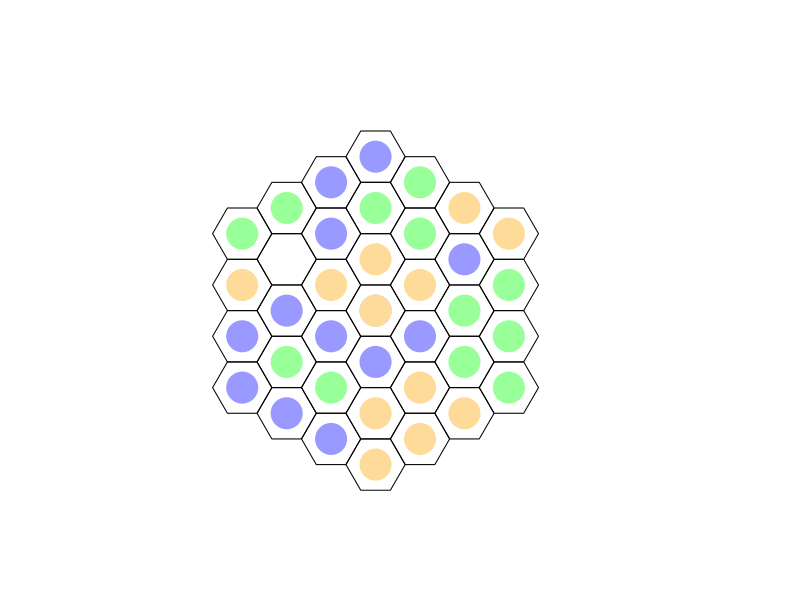

Generate this figure with R:
###################################
## TRI HEX GAME (tentative title)
####

# HEXFLEX
# TRIGON

## CONTENTS
'
 12 orange stones
 12 green stones
 12 blue stones
 37 space hex game board (tentative size)
 opaque drawstring bag
'

## OBJECTIVE
'
 Create groups of three stones of the same color in the orientation 
 unique to that color. Each group of three is worth one point.
'
# any group of 3+ continuous green stones
# any group of 4+ continuous orange stones
# any group of 5+ continuous blue stones

## GAMEPLAY
'
 All stones are placed in the drawstring bag.
 Each player takes turns randomly drawing a stone from the bag and placing it 
 on the hex board.
'

## BASIC MOTION
'
 orange stones push blue stones one space in a linear path.
 blue stones push green stones one space in a linear path.
 green stones push orange stones one space in a linear path.
'

## COMBOS
# If a orange stone pushes a blue stone into a space adjacent to a green stone,
#   the green stone is also pushed one space by the blue stone. If the pushed
#   green stone is adjacent to a orange stone, the orange stone is subsequently
#   pushed one space by the green stone. As so on and so forth. The reaction 
#   will continue until no other stones can be pushed.
#     X X X X X         X X G X X       X X X X X 
#     X B X G X         X B X X X       O X B X G 
#     X X X X X   -->   X X B X X   OR  X X X X X 
#     X X B X X         X X X X X       X X B X X 
#     X X X X X         X X O X X       X X X X X 

## RESTRICTIONS
'
 N/A for now
'

## EDGE EFFECTS
'
 N/A for now
'

## GAME PLAY METRICS
'
 05/30/22: initial observations
    - orange configuration is more likely to occur by random placement, no pushing or replacement
 06/03/2022: change game mechanics
    - no illegal positions
    - no pushing off board
    - no Newton cradle pushing effect
    - objective change to groups of 3+, 4+, and 5+ for green, orange, blue, respectively in any orientation
'
#############################################################################
## GAME BUILDING
##

require(pracma)
require(sp)
require(zoo)


## CREATE BOARD
#
#     O O O O
#    O O O O O
#   O O O O O O
#  O O O O O O O
#   O O O O O O
#    O O O O O
#     O O O O
#
'
 37 spaces, hexagons in the shape of a hexagon
 
'

createBoard <- function(size=13,x0=4,y0=11){
  
  Hexagon <- function(x, y, unitcell = 1){
    ratio <- sqrt(3)/2
    polygon(x = c(x, x+unitcell/2, x+unitcell+(unitcell/2), 
                  x+unitcell*2, x+unitcell+(unitcell/2), x+unitcell/2),
            y = c(y, y+ratio, y+ratio, y, y-ratio, y-ratio))
  }
  
  nrow <- ncol <- size
  ratio <- sqrt(3)/2
  
  # x0 <- 4
  # y0 <- 11
  
  xint <- ratio*sqrt(3)
  yint <- ratio
  
  x_offset <- 3
  x_multiplier <- c(0,1,2,3,2,3,2,3,2,3,2,1,0)
  y_multiplier <- seq(0,12)
  num_in_row <- c(1,2,3,4,3,4,3,4,3,4,3,2,1)
  x_center <- c()
  y_center <- c()
  
  # empty plot window
  plot(0, 0, type = "n", axes = FALSE, xlim=c(0, ncol),
       ylim=c(0, nrow), xlab="", ylab= "", asp=1)
  
  # plot hexes, compute centerpoints
  for(i in seq_along(num_in_row)){
    offset_multiplier <- seq(0,num_in_row[i]-1)
    for(j in seq(num_in_row[i])){
      update_x <- x0-xint*x_multiplier[i]+x_offset*offset_multiplier[j]
      update_y <- y0-yint*y_multiplier[i]
      Hexagon(update_x,update_y)
      
      x_center <- append(x_center, update_x+1, after=length(x_center))
      y_center <- append(y_center, update_y, after=length(y_center))
    }
  }
  
  # list relationships between hexes
  '
    Blue - linear-linear-linear
    Green - three nearest neighbors
    orange - linear-linear-offset
  '
  
  linear_rows <- list(c(7,4,2,1),
                      c(14,11,8,5,3),
                      c(21,18,15,12,9,6),
                      c(28,25,22,19,16,13,10),
                      c(32,29,26,23,20,17),
                      c(35,33,30,27,24),
                      c(37,36,34,31),
                      c(28,32,35,37),
                      c(21,25,29,33,36),
                      c(14,18,22,26,30,34),
                      c(7,11,15,19,23,27,31),
                      c(4,8,12,16,20,24),
                      c(2,5,9,13,17),
                      c(1,3,6,10),
                      c(7,14,21,28),
                      c(4,11,18,25,32),
                      c(2,8,15,22,29,35),
                      c(1,5,12,19,26,33,37),
                      c(3,9,16,23,30,36),
                      c(6,13,20,27,34),
                      c(10,17,24,31))
  
  neighbors <- list(c(3,5,2),
                    c(1,5,8,4),
                    c(6,9,5,1),
                    c(2,8,11,7),
                    c(1,3,9,12,8,2),
                    c(10,13,9,3),
                    c(4,11,14),
                    c(2,5,12,15,11,4),
                    c(3,6,13,16,12,5),
                    c(17,13,6),
                    c(4,8,15,18,14,7),
                    c(5,9,16,19,15,8),
                    c(6,10,17,20,16,9),
                    c(7,11,18,21),
                    c(8,12,19,22,18,11),
                    c(9,13,20,23,19,12),
                    c(24,20,13,10),
                    c(11,15,22,25,21,14),
                    c(12,16,23,26,22,15),
                    c(13,17,24,27,23,16),
                    c(14,18,25,28),
                    c(15,19,26,29,25,18),
                    c(16,20,27,30,26,19),
                    c(31,27,20,17),
                    c(18,22,29,32,28,21),
                    c(19,23,30,33,29,22),
                    c(20,24,31,34,30,23),
                    c(21,25,32),
                    c(22,26,33,35,32,25),
                    c(23,27,34,36,33,26),
                    c(34,27,24),
                    c(28,25,29,35),
                    c(26,30,36,37,35,29),
                    c(36,30,27,31),
                    c(32,29,33,37),
                    c(37,33,30,34),
                    c(35,33,36))
  
  return(list("ID"=seq(1,length(x_center)),
              "X"=x_center,
              "Y"=y_center,
              "VAL"=rep(0,length(x_center)),
              "turn"=0,
              "linear_rows"=linear_rows,
              "neighbors"=neighbors))
}

refreshBoard <- function(size=13,x0=4,y0=11){
  Hexagon <- function(x, y, unitcell = 1){
    ratio <- sqrt(3)/2
    polygon(x = c(x, x+unitcell/2, x+unitcell+(unitcell/2), 
                  x+unitcell*2, x+unitcell+(unitcell/2), x+unitcell/2),
            y = c(y, y+ratio, y+ratio, y, y-ratio, y-ratio))
  }
  
  nrow <- ncol <- size
  ratio <- sqrt(3)/2
  
  # x0 <- 4
  # y0 <- 11
  
  xint <- ratio*sqrt(3)
  yint <- ratio
  
  x_offset <- 3
  x_multiplier <- c(0,1,2,3,2,3,2,3,2,3,2,1,0)
  y_multiplier <- seq(0,12)
  num_in_row <- c(1,2,3,4,3,4,3,4,3,4,3,2,1)
  x_center <- c()
  y_center <- c()
  
  # empty plot window
  plot(0, 0, type = "n", axes = FALSE, xlim=c(0, ncol),
       ylim=c(0, nrow), xlab="", ylab= "", asp=1)
  
  for(i in seq_along(num_in_row)){
    offset_multiplier <- seq(0,num_in_row[i]-1)
    for(j in seq(num_in_row[i])){
      update_x <- x0-xint*x_multiplier[i]+x_offset*offset_multiplier[j]
      update_y <- y0-yint*y_multiplier[i]
      Hexagon(update_x,update_y)
    }
  }
  
}

updateBoard <- function(centers,selection,placeRandom){
  # reset hexes according to 0 value
  x_reset <- centers$X[which(centers$VAL==0)]
  y_reset <- centers$Y[which(centers$VAL==0)]
  points(x_reset,y_reset,col="white",pch=19,cex=4,lwd=2)
  
  # color hexes according to placed stones
  # account for multiple placements (if multiple pushes)
  for(n in seq_along(placeRandom)){
    x_cell <- centers$X[which(centers$ID==placeRandom[n])]
    y_cell <- centers$Y[which(centers$ID==placeRandom[n])]
    points(x_cell,y_cell,col=pastellize(selection$stone[n],p=0.4),pch=19,cex=4,lwd=2)  
  }
  
}

pastellize <- function(x, p){
  
  # x is a colour
  # p is a number in [0,1]
  # p = 1 will give no pastellization
  
  # convert hex or letter names to rgb
  if (is.character(x)) x <- col2rgb(x)/255
  
  # convert vector to rgb
  if (is.numeric(x)) x <- matrix(x, nr=3)
  
  col <- rgb2hsv(x, maxColorValue=1)
  col[2,1] <- col[2,1]*p
  col <- hsv2rgb(col)
  
  # return in convenient format for plots
  rgb(col[1], col[2], col[3])
}

hsv2rgb <- function(x){  
  # convert an hsv colour to rgb  
  # input:  a 3 x 1 matrix (same as output of rgb2hsv() function)  
  # output: vector of length 3 with values in [0,1]    
  
  # recover h, s, v values  
  h <- x[1,1]  
  s <- x[2,1]  
  v <- x[3,1]    
  
  # follow the algorithm from Wikipedia  
  C <- s*v   
  
  # in R, h takes values in [0,1] rather than [0, 360], so dividing by  
  # 60 degrees is the same as multiplying by six  
  hdash <- h*6  
  X <- C * (1 - abs(hdash %% 2 -1))
  
  if (0 <= hdash & hdash <=1) RGB1 <- c(C, X, 0)  
  if (1 <= hdash & hdash <=2) RGB1 <- c(X, C, 0)  
  if (2 <= hdash & hdash <=3) RGB1 <- c(0, C, X)  
  if (3 <= hdash & hdash <=4) RGB1 <- c(0, X, C)  
  if (4 <= hdash & hdash <=5) RGB1 <- c(X, 0, C)  
  if (5 <= hdash & hdash <=6) RGB1 <- c(C, 0, X)    
  
  # the output is a vector of length 3. This is the most convenient  
  # format for using as the col argument in an R plotting function  
  RGB1 + (v-C)
}

## DRAW STONES
initializeBag <- function(num_stones=12){
  bag_init = c(rep("orange",num_stones),rep("blue",num_stones),rep("green",num_stones))
  return(list("available"=bag_init,"memory"=c()))
}

drawFromBag <- function(bag){
  updated_bag <- bag
  
  if(isempty(bag$available)){ stop("Bag is empty") }
  drawn_stone <- sample(bag$available,1)
  updated_bag$memory <- c(bag$memory,drawn_stone)
  updated_bag$stone <- drawn_stone
  
  to_remove <- which(bag$available==drawn_stone)[1]
  updated_bag$available <- bag$available[-to_remove]
  
  return(updated_bag)
}

addToBag <- function(placeStone,bag){
  updated_bag <- bag
  
}


## PLACE STONES
# random for now

availablePositions <- function(centers){
  open <- centers$ID[which(centers$VAL==0)]
  return(open)
}

legalPositions <- function(centers){
  '
  Identify illegal orientations
  Outputs: yes legal, no not legal & locations
  '
  
  # check blue - linear - VAL=2
  check_blue <- c()
  for(i in seq_along(centers$linear_rows)){
    hex_in_row <- centers_new$ID[centers_new$linear_rows[[i]]]
    tmp <- centers$VAL[centers$linear_rows[[i]]]
    triplets <- c()
    if(any(tmp==2)){
      id <- as.integer(tmp==2)
      trip <- rollsum(id,3)
      if(any(trip==3)){
        id_trip <- which(trip==3)
        for(j in seq_along(id_trip)){
          triplets <- append(triplets,list(hex_in_row[seq(id_trip[j],id_trip[j]+2)]),after=length(triplets))
        }
      }
    }
    
    if(!is.null(triplets)){
      check_blue <- append(check_blue,triplets,after=length(check_blue))
    }
  }
  
  # check green - neighbors - VAL=3
  check_green <- c()
  green_on_board <- centers$ID[which(centers$VAL==3)]
  if(any(green_on_board>0)){
    for(i in seq_along(green_on_board)){
      group_green <- c()
      hex_in_group <- centers$neighbors[[green_on_board[i]]]
      id_gr <- as.integer(centers$VAL[hex_in_group]==3)
      if(any(id_gr==1)){
        duo <- rollsum(id_gr,2)
        if(any(duo==2)){
          id_duo <- which(duo==2)
          for(j in seq_along(id_duo)){
            group_green <- append(group_green,list(c(green_on_board[i],hex_in_group[seq(id_duo[j],id_duo[j]+1)])),after=length(group_green))
          }
        }
      }
      
      if(!is.null(group_green)){
        check_green <- append(check_green,group_green,after=length(check_green))
      }
    }
    'remove duplicates'
    len <- length(check_green)
    rm_id <- c()
    for(i in seq(len-1)){
      a <- check_green[[i]]
      for(j in seq(i+1,len)){
        b <- check_green[[j]]
        tmp <- intersect(a,b)
        if(length(tmp)==3){
          rm_id <- append(rm_id,j,after=length(rm_id))
        }
      }
    }
    if(!is.null(rm_id)){
      check_green <- check_green[- unique(rm_id)]
    }
  }
  
  # check orange - linear+offset - VAL=1
  check_orange <- c()
  for(i in seq_along(centers$neighbors)){
    group_orange <- c()
    hex_neighbors <- centers$neighbors[[i]]
    if(length(hex_neighbors)==6){ 'for fully surrounded hexes'
      tmp_hex <- c(hex_neighbors[5:6],hex_neighbors)
      id_yel <- as.integer(centers$VAL[tmp_hex]==1)
      if(any(id_yel==1)){
        yel <- rollsum(id_yel,3)
        if(any(yel==3)){
          yel_id <- which(yel==3)
          for(j in seq_along(yel_id)){
            group_orange <- append(group_orange,list(tmp_hex[seq(yel_id[j],yel_id[j]+2)]),after=length(group_orange))
          }
        }
      }
    } else { 'for all other hexes'
      id_yel <- as.integer(centers$VAL[hex_neighbors]==1)
      if(any(id_yel==1)){
        yel <- rollsum(id_yel,3)
        if(any(yel==3)){
          yel_id <- which(yel==3)
          for(j in seq_along(yel_id)){
            group_orange <- append(group_orange,list(hex_neighbors[seq(yel_id[j],yel_id[j]+2)]),after=length(group_orange))
          }
        }
      }
    }
    
    
    if(!is.null(group_orange)){
      check_orange <- append(check_orange,group_orange,after=length(check_orange))
    }
  }
  
  'determine yes/no'
  if(is.null(check_blue) & is.null(check_green) & is.null(check_orange)){
    outcome <- "LEGAL"
  } else {
    outcome <- "ILLEGAL"
  }
  
  'return values'
  return(list("outcome" = outcome,
              "blue"=check_blue,
              "green"=check_green,
              "orange"=check_orange))
}

selectPosition <- function(available_positions){
  '
   Random for now.
   Consider situation where player must select between two potential wins.
  '
  placeRandom <- sample(available_positions,1)
  return(placeRandom)
}

updatePositions <- function(centers,selection,placement){
  update_centers <- centers
  #update_centers$turn <- centers$turn + 1
  
  switch(selection$stone,
         orange = update_centers$VAL[placement] <- 1,
         blue = update_centers$VAL[placement] <- 2,
         green = update_centers$VAL[placement] <- 3)
  
  return(update_centers)
}

pushStones <- function(centers=centers_new_tmp,selection=bag_update_tmp,placement=placeStone,push=NULL){
  '
  inputs: centers_new_tmp, bag_update_tmp,placeStone
  logic:
    - check neighbors of placed stone
    - evaluate push rule until reaction complete
    - update centers
  '
  # push <- NULL
  board <- centers
  bag <- selection
  position <- placement
  metrics.edges <- c()
  metrics.unavailable <- c()
  
  # updateBoard(centers,selection,placement)
  neighbors <- centers$neighbors[[placement]]
  
  input <- switch(selection$stone,
                  "green" = 1,
                  "orange" = 2,
                  "blue" = 3)
  
  # evaluate push mechanic
  if(any(centers$VAL[neighbors]==input)){
    nearest_id <- which(centers$VAL[neighbors]==input) # which neighbor is reactive
    for(i in seq_along(nearest_id)){
      next_nearest <- centers$neighbors[[neighbors[nearest_id[i]]]] # check its neighbors
      row_group <- c()
      for(j in seq_along(centers$linear_rows)){ # identify which linear row placement and reactive stones belong to
        tmp <- sum(as.integer(c(placement,neighbors[nearest_id[i]]) %in% centers$linear_rows[[j]]))
        if(tmp == 2){ row_group <- centers$linear_rows[[j]] }
      }
      a <- which(row_group==placement)
      b <- which(row_group==neighbors[nearest_id[i]])
      if(b+(b-a) > length(row_group) || b+(b-a) == 0){
        metrics.edges <- metrics.edges + 1
      } else {
        next_nearest_space <- row_group[b+(b-a)] # identify next nearest available space in row
        
        if(isFALSE(next_nearest_space)){ metrics.unavailable <- metrics.unavailable + 1 }
        else if(centers$VAL[next_nearest_space]==0){
          push <- append(push, list(c(neighbors[nearest_id[i]],next_nearest_space)),after=length(push))
        }
      }
      
      # if (is.numeric(next_nearest_space) && centers$VAL[next_nearest_space]==0){ # if empty, record push reaction
      #   push <- append(push, list(c(neighbors[nearest_id[i]],next_nearest_space)),after=length(push))
      # }
 
    }
  }
  
  # update board following initial push(es)
  if(is.null(push)){ 
    selection$stone <- selection$memory[length(selection$memory)]
    return(list(centers,selection,placement)) } # if no push reaction, return original board
  else{
    update_centers <- centers
    update_selection <- selection
    # push_space <- c()
    for(i in seq_along(push)){
      # push_space <- c(push_space, push[[i]][2])
      pushed_stone_id <- update_centers$VAL[push[[i]][1]]
      pushed_stone <- switch(as.character(pushed_stone_id),
                             "1" = "orange",
                             "2" = "blue",
                             "3" = "green")
      update_selection$stone <- pushed_stone
      
      update_centers$VAL[push[[i]][1]] <- 0 # resets reactive stone placement
      update_centers$VAL[push[[i]][2]] <- pushed_stone_id # assigns reactive stone new placement
      
      print(paste(pushed_stone,"at",push[[i]][1],"pushed to",push[[i]][2]))
      updateBoard(centers=update_centers,selection=update_selection,placeRandom=push[[i]][2])
      return(pushStones(centers=update_centers,selection=update_selection,placement=push[[i]][2]))
    }
    
    # option 2: update board and run recursion after evaluating all initial pushes
    # updateBoard(centers=update_centers,selection=update_selection,placeRandom=push[[i]][2])
    # pushStones(centers=update_centers,selection=update_selection,placement=push[[i]][2])
  }
}

scorePoints <- function(board, bag, placement){
  '
  scoring:
  -- 3 points for any contiguous group of 3 green stones
  -- 4 points for any contiguous gorup of 4 orange stones
  -- 5 points for any contiguous group of 5 blue stones
  
  logic:
  -- check current board and current placement
  -- evaluate for scoring condition
  -- if score, remove stones from board, return board and number of points
  -- if no score, return board and no points
  '
  
  neighbors <- board$neighbors[[placement]]
  input <- switch(bag$stone,
                  "orange" = 1,
                  "blue" = 2,
                  "green" = 3)
  score <- switch(as.character(input),
                  "1" = 4,
                  "2" = 5,
                  "3" = 3)
  
  if(any(centers$VAL[neighbors]==input)){ # evaluate matching neighbors
    group_id <- which(centers$VAL[neighbors]==input)
    if(length(group_id) == score){ # evaluate scoring condition
      num.points <- score # assign points
      # update board
      # update bag
    }
  }
}

#############################################
## GAMEPLAY

centers <- createBoard()
bag <- initializeBag()
turn <- 0
#illegal_count <- 0
for(game in seq(36)){
  if(turn==0){
    selection <- drawFromBag(bag)
    open_positions <- availablePositions(centers)
    placeStone <- selectPosition(open_positions)
    updateBoard(centers,selection,placeStone)
    centers_new <- updatePositions(centers,selection,placeStone)
    bag_update <- selection
    print(paste(selection$stone,"stone placed at:",placeStone))
    turn <- turn + 1
  } else {
    bag_update_tmp <- drawFromBag(bag_update)
    open_positions <- availablePositions(centers_new)
    
    placeStone <- selectPosition(open_positions)
    centers_new_tmp <- updatePositions(centers_new,bag_update_tmp,placeStone)
    updateBoard(centers_new_tmp,bag_update_tmp,placeStone)
    
    # push stones - recursive function
    print(paste(bag_update_tmp$stone,"stone placed at:",placeStone))
    reaction <- pushStones(centers = centers_new_tmp, selection = bag_update_tmp, placement = placeStone)
    centers_new <- reaction[[1]]
    bag_update <- reaction[[2]]
    
    # centers_new <- centers_new_tmp
    # bag_update <- bag_update_tmp
    # updateBoard(centers_new,bag_update,placeStone)
    turn <- turn + 1
    
    #illegal_positions <- legalPositions(centers_new_tmp)
    #status <- illegal_positions$outcome
    # if(status == "LEGAL"){
    # --> push stones, update positions, eval win, remove stones, update bag, update board
    # } else {
    # illegal_count <- illegal_count + 1
    # }
    Sys.sleep(1)
  }
}

#print(illegal_count)
# print(bag_update)
# print(centers_new)


#############################################
## OLD CODE

# VERTICES
# x <- seq(0,ncol,3)
# y <- seq(0,nrow,sqrt(3))
# x0 <- x+1.5
# y0 <- y+sqrt(3)/2
# 
# XY <- meshgrid(x,y)
# XY0 <- meshgrid(x0,y0)
# 
# x1 <- x0 - 1
# XY1 <- meshgrid(x1,y0)
# 
# x2 <- x - 1
# XY2 <- meshgrid(x2,y)
# 
# plot(XY$X,XY$Y,xlim=c(-1,ncol+3),ylim=c(-1,nrow+3))
# points(XY0$X,XY0$Y,col='red')
# points(XY1$X,XY1$Y,col='cyan')
# points(XY2$X,XY2$Y,col='green')
